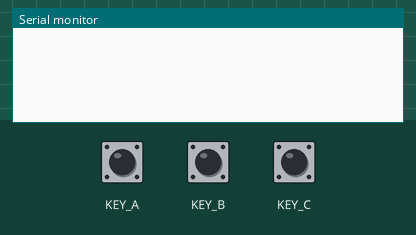
Bench run of a sketch on a simulated Seeed Wio Terminal. Shown: the last lines printed to the serial monitor. The inputs (shaded band) are chosen by the test bench; at power-on: KEY_A HIGH, KEY_B HIGH, KEY_C HIGH.

Above: at 1.2 s.
1.3 s: KEY_A pulled LOW for 0.25 s
At 2.6 s:
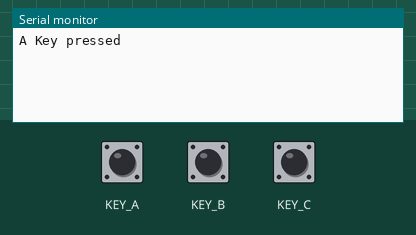
3.0 s: KEY_B pulled LOW for 0.25 s
At 4.1 s:
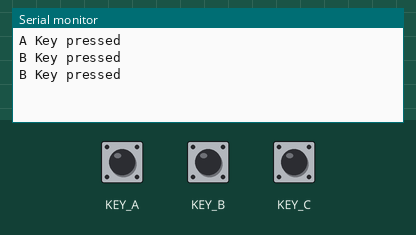
4.7 s: KEY_C pulled LOW for 0.25 s
At 5.4 s:
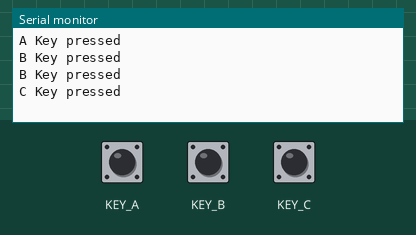

The sketch:

configurable-buttom.ino
```cpp
void setup() {
  Serial.begin(115200);
  pinMode(WIO_KEY_A, INPUT_PULLUP);
  pinMode(WIO_KEY_B, INPUT_PULLUP);
  pinMode(WIO_KEY_C, INPUT_PULLUP);

}

void loop() {
  // put your main code here, to run repeatedly:
  if (digitalRead(WIO_KEY_A) == LOW) {
    Serial.println("A Key pressed");
  }
  else if (digitalRead(WIO_KEY_B) == LOW) {
    Serial.println("B Key pressed");
  }
  else if (digitalRead(WIO_KEY_C) == LOW) {
    Serial.println("C Key pressed");
  }
  delay(200);
}
```

Measured:
- after the input at 1.3 s, the serial monitor: prints a new line after 0.10 s (image 1)
- after the input at 3.0 s, the serial monitor: prints a new line at once (image 2)
- after the input at 4.7 s, the serial monitor: prints a new line after 0.10 s (image 3)
